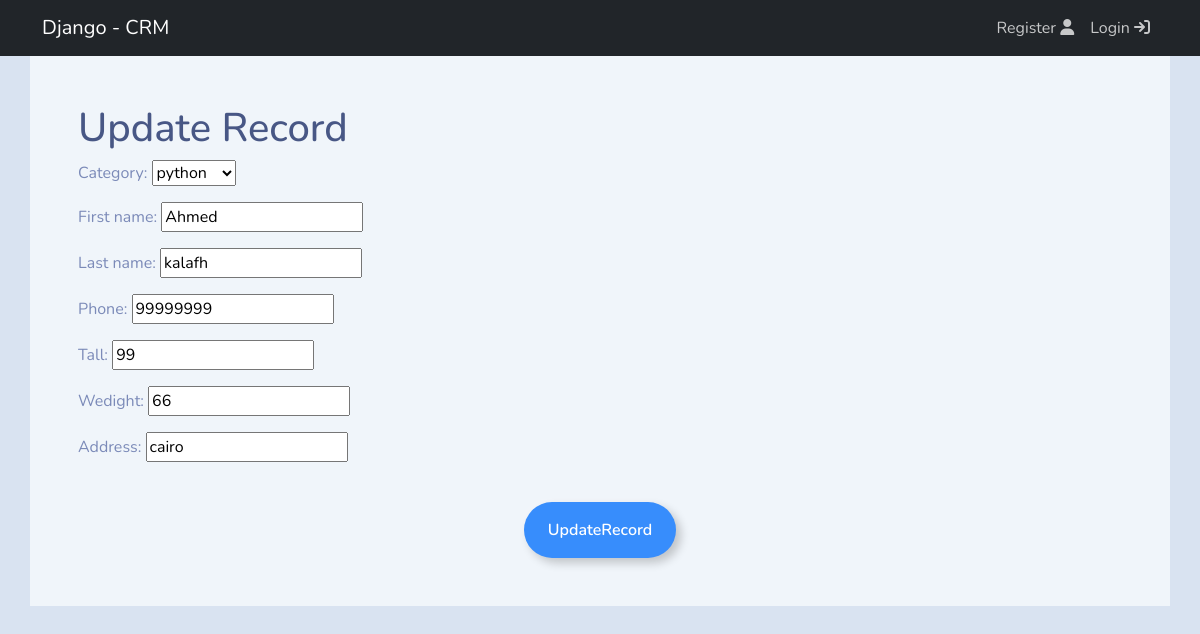
The page /update/8 on the database its author committed.
### webapp/models.py (models this page shows, shortened)
class Record(models.Model):
    category =  models.ForeignKey(Category,on_delete=models.CASCADE)
    first_name = models.CharField(max_length=250)
    last_name = models.CharField(max_length=250)
    phone = models.IntegerField()
    tall = models.IntegerField()
    wedight = models.IntegerField()
    address = models.CharField(max_length=250)
    create_at = models.DateTimeField(auto_now_add=True)
    class Meta:
       ordering = ['-create_at']

### webapp/views.py (the view)
# urls.py: path('update/<int:id>' , views.update,name='update'),
def update(request,id):
    record = get_object_or_404(Record,id=id)
    form = UpdateRecordForm(instance=record)
    if request.method == 'POST':
        form = UpdateRecordForm(request.POST,instance=record)
        if form.is_valid():
            form.save()
            return redirect('dashboard')
    context ={
        'form': form,
        'record':record
    }
    return render(request,'web/update_record.html',context)

### webapp/forms.py
class UpdateRecordForm(forms.ModelForm):
    class Meta:
        model = Record
        exclude = ['create_at']

### webapp/models.py (called while the page is built)
    def __str__(self):
       return self.name

### templates/web/update_record.html (shortened to what this page needs)
{% extends 'base.html' %}
{% block content %}
<div class="container bg-light shadow-md p-5 form-layout">
    <h1>Update Record</h1>
    <form action="" method="post">
        {{form.as_p}}
        <div class="text-center">
        <br>
             <button type="submit" class="btn btn-outline-primary">UpdateRecord</button>
        </div>
    </form>
</div>
{% endblock content %}

### rows shown on the page
Record: category "python", first_name "Ahmed", last_name "kalafh", phone "99999999", tall "99", wedight "66", address "cairo"
